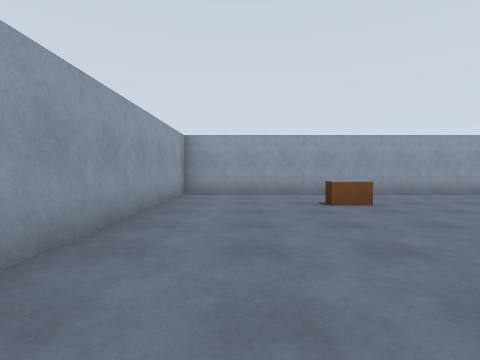
View 1 (above)

21 first-person views from a walk through a world built for the Gazebo simulator. The camera is 1.2 m above the floor, tilts 2° down and sees 80° across. The floor is counted in squares, 2 m on a side. Each view is taken from the middle of a square. On the plan, view 1 faces up. The plan holds only what a view shows up to about 9 squares ahead; the rest is blank. The place goes on beyond the plan.

View 2
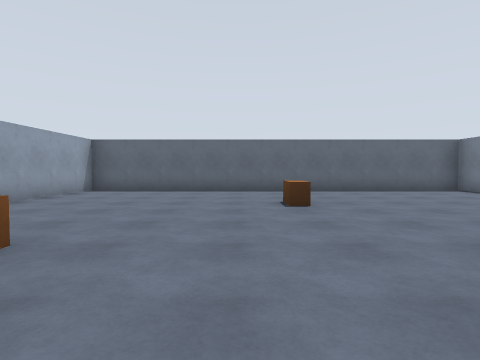

View 3
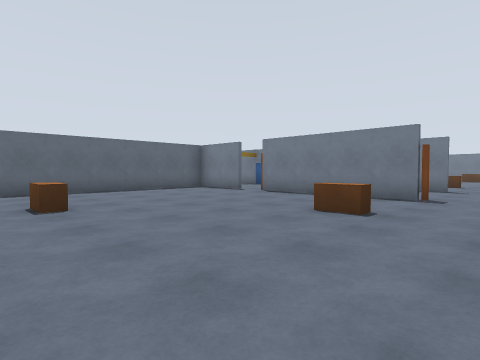

View 4
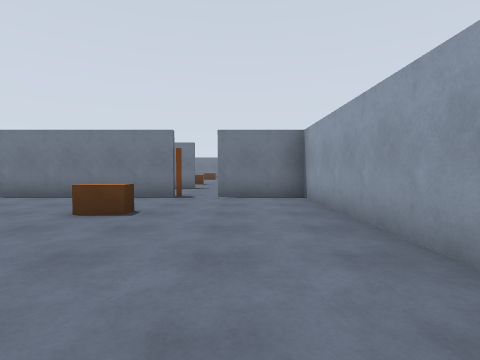

View 5
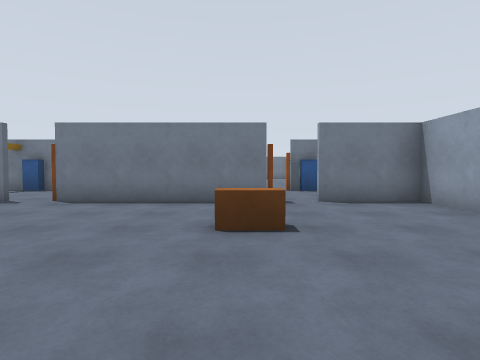

View 6
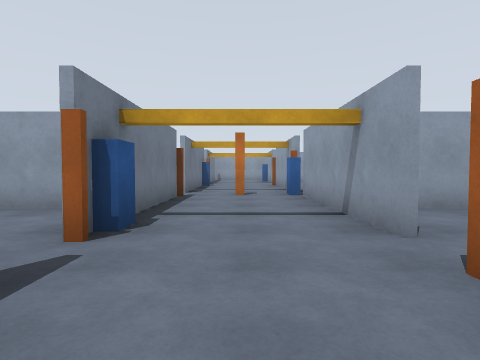

View 7
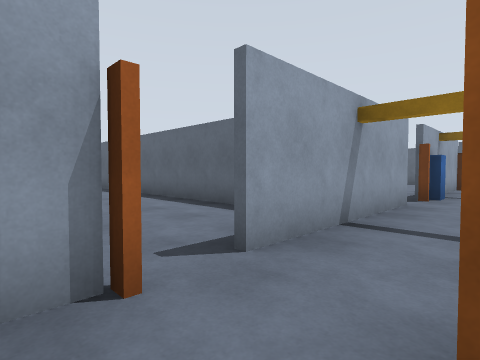

View 8
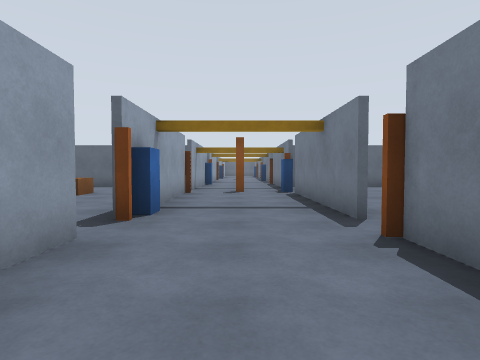

View 9
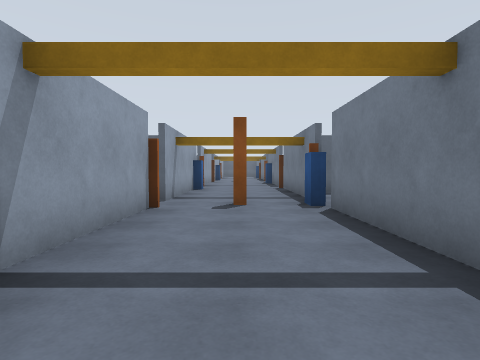

View 10
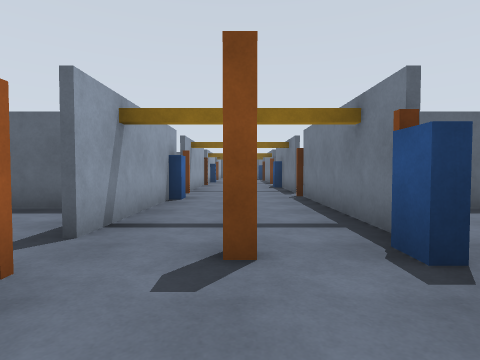

View 11
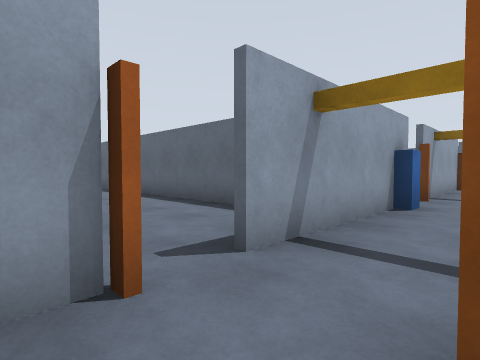

View 12
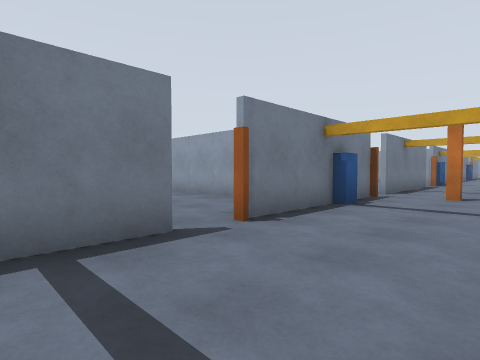

View 13
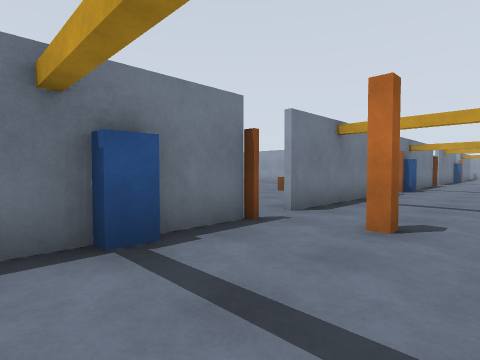

View 14
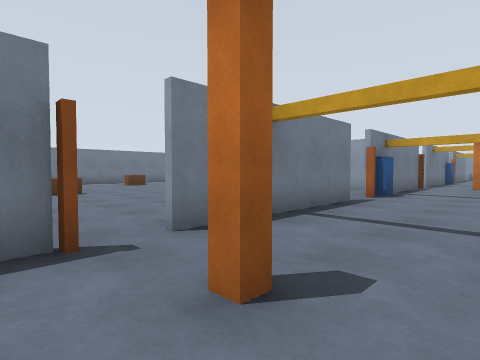

View 15
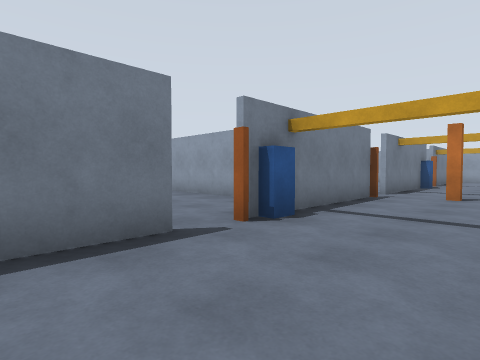

View 16
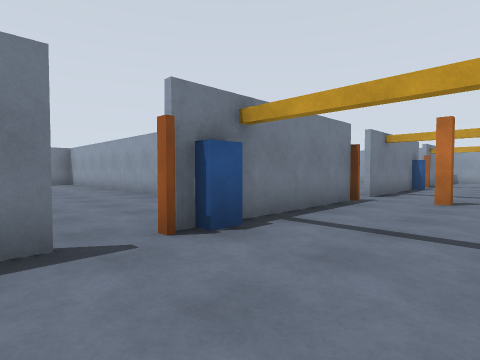

View 17
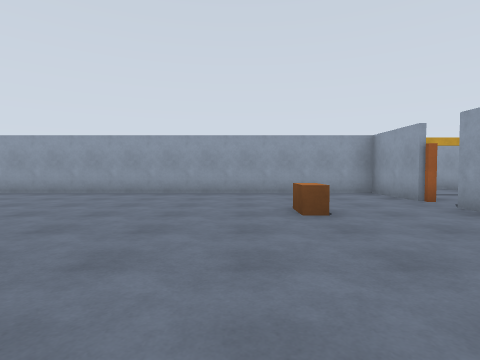

View 18
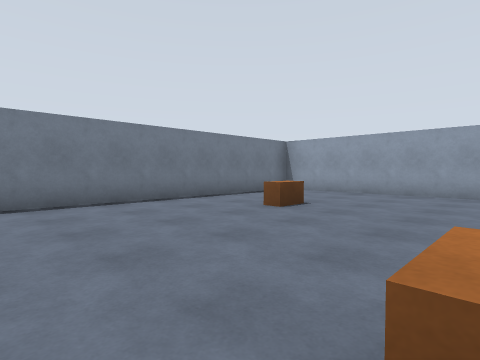

View 19
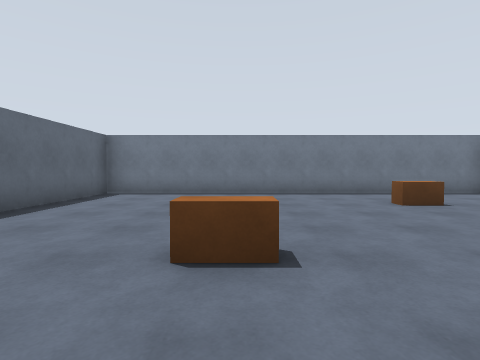

View 20
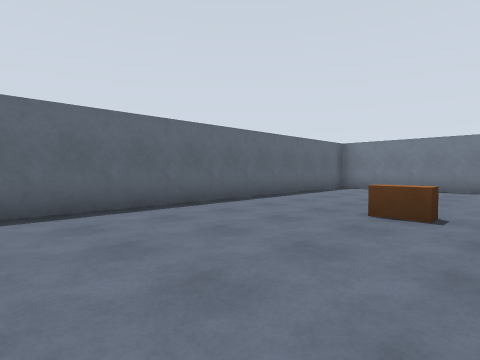

View 21
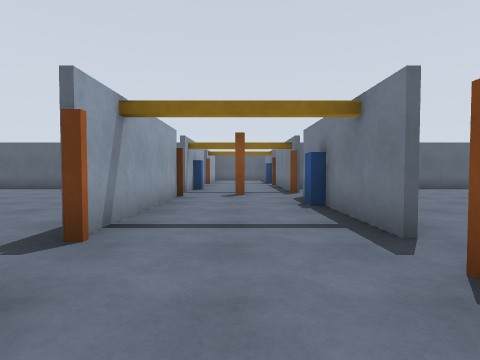

### Floor plan
Ten units are one square. View 1 is at (0, 0); x grows to the right and y downward. Boxes are objects, and circles mark ways between rooms. Rooms are numbered by the first view taken in them; rooms with no view inside come last. Other rooms are left out.
<svg viewBox="-30 -79 271 258">
<path fill="none" stroke="#000" d="M14 34 55 34M64 34 84 34 84 -74 -14 -74 -14 34 5 34M106 36 65 36M114 64 155 64M64 64 105 64M56 36 50 36M156 36 118 36M166 64 205 64M14 64 55 64M5 36 -24 36M199 36 165 36M215 64 235 64M-25 64 -4 64M236 36 216 36M20 66 15 66M-4 66 -14 66 -14 174 84 174 84 84"/>
<rect x="15" y="5" width="10" height="10" fill="#bbb"><title>brown box</title></rect>
<rect x="15" y="-55" width="10" height="10" fill="#bbb"><title>brown box</title></rect>
<rect x="45" y="-25" width="10" height="10" fill="#bbb"><title>brown box</title></rect>
<rect x="-5" y="55" width="10" height="10" fill="#bbb"><title>blue box</title></rect>
<rect x="5" y="55" width="10" height="10" fill="#bbb"><title>brown box</title></rect>
<rect x="5" y="35" width="10" height="10" fill="#bbb"><title>brown box</title></rect>
<rect x="55" y="55" width="10" height="10" fill="#bbb"><title>brown box</title></rect>
<rect x="55" y="45" width="10" height="10" fill="#bbb"><title>orange post</title></rect>
<rect x="55" y="35" width="10" height="10" fill="#bbb"><title>brown box</title></rect>
<rect x="75" y="55" width="10" height="10" fill="#bbb"><title>blue box</title></rect>
<rect x="105" y="55" width="10" height="10" fill="#bbb"><title>brown box</title></rect>
<rect x="105" y="35" width="10" height="10" fill="#bbb"><title>brown box</title></rect>
<rect x="115" y="35" width="10" height="10" fill="#bbb"><title>blue box</title></rect>
<rect x="155" y="55" width="10" height="10" fill="#bbb"><title>blue box</title></rect>
<rect x="155" y="45" width="10" height="10" fill="#bbb"><title>orange post</title></rect>
<rect x="155" y="35" width="10" height="10" fill="#bbb"><title>brown box</title></rect>
<rect x="195" y="35" width="10" height="10" fill="#bbb"><title>blue box</title></rect>
<rect x="205" y="55" width="10" height="10" fill="#bbb"><title>brown box</title></rect>
<rect x="205" y="35" width="10" height="10" fill="#bbb"><title>brown box</title></rect>
<rect x="15" y="145" width="10" height="10" fill="#bbb"><title>brown box</title></rect>
<rect x="15" y="85" width="10" height="10" fill="#bbb"><title>brown box</title></rect>
<rect x="45" y="115" width="10" height="10" fill="#bbb"><title>brown box</title></rect>
<circle cx="10" cy="30" r="3" fill="#2a7"/>
<circle cx="60" cy="30" r="3" fill="#2a7"/>
<circle cx="5" cy="60" r="3" fill="#2a7"/>
<circle cx="60" cy="60" r="3" fill="#2a7"/>
<text x="30" y="-20">1</text>
<text x="100" y="50">2</text>
<text x="30" y="120">3</text>
</svg>
Room 1 opens to room 2. Room 2 opens to room 3.

Where each view was taken, in squares from view 1:
view 1: 0 up, 0 right, facing up
view 2: 3 up, 0 right, facing right
view 3: 3 up, 0 right, facing down-right
view 4: 3 up, 0 right, facing down
view 5: 2 up, 2 right, facing down
view 6: 5 down, 3 right, facing left
view 7: 5 down, 5 right, facing up-right
view 8: 5 down, 8 right, facing right
view 9: 5 down, 11 right, facing right
view 10: 5 down, 14 right, facing right
view 11: 5 down, 15 right, facing up-right
view 12: 4 down, 13 right, facing down-left
view 13: 4 down, 9 right, facing down-left
view 14: 4 down, 7 right, facing down-left
view 15: 4 down, 3 right, facing down-left
view 16: 4 down, 2 right, facing down-left
view 17: 10 down, 6 right, facing left
view 18: 12 down, 6 right, facing down-left
view 19: 10 down, 5 right, facing down
view 20: 8 down, 4 right, facing down-right
view 21: 5 down, 19 right, facing right
